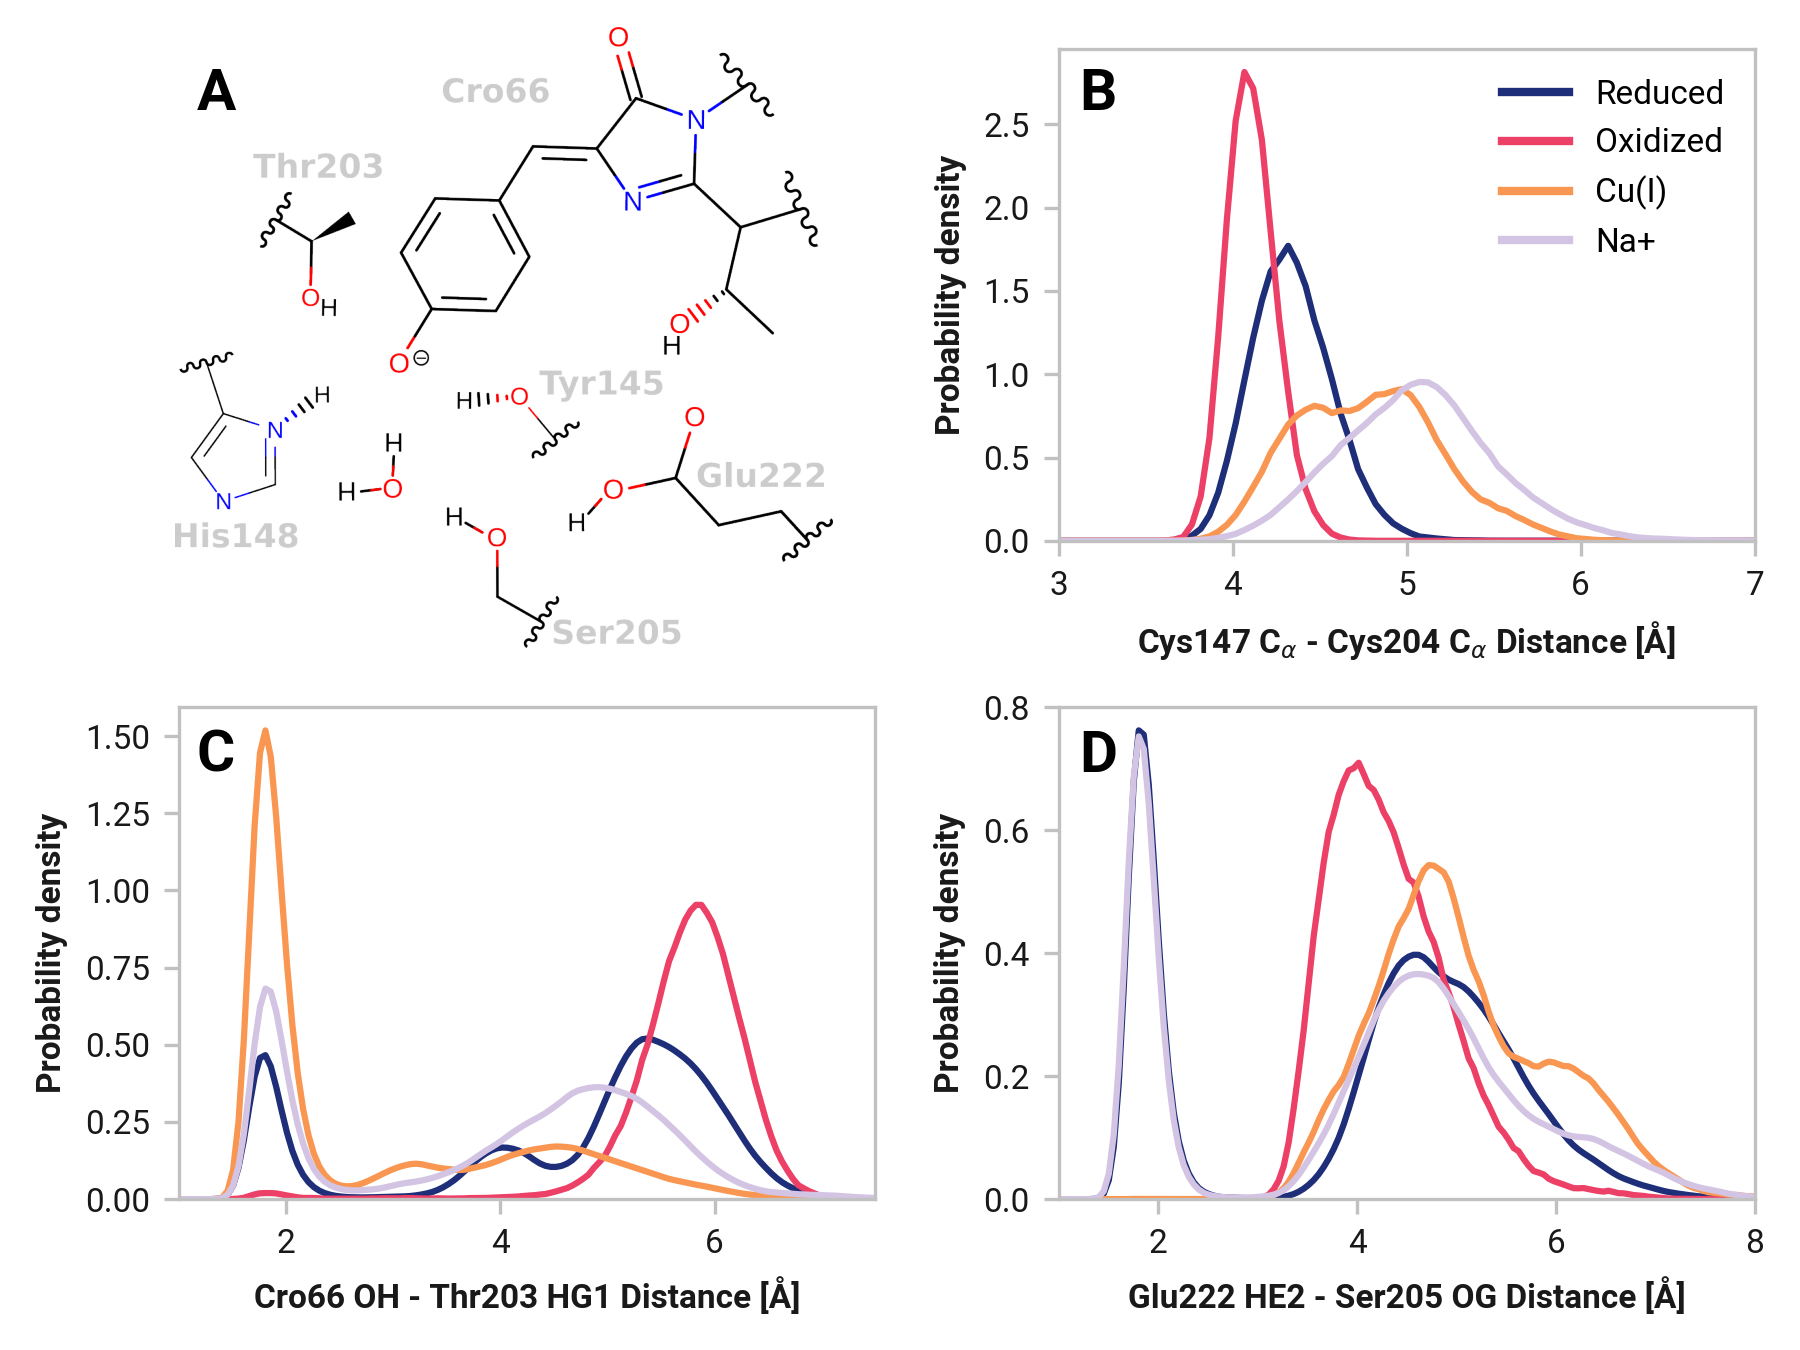

Recreate this plot in Python.
#!/usr/bin/env python3

import os

import matplotlib.image as image
import matplotlib.pyplot as plt
import numpy as np

from metalflare.analysis.figures import use_mpl_rc_params
from metalflare.analysis.pdfs import compute_pdf

os.chdir(os.path.dirname(os.path.realpath(__file__)))


def load_data(base_dir, file_paths):
    """Load numpy data from the given file paths."""
    return [np.load(os.path.join(base_dir, path)) for path in file_paths]


def compute_pdfs(data_list, x_values, bw_method):
    """Compute PDFs for each dataset in data_list."""
    return [compute_pdf(data, x_values, bw_method=bw_method) for data in data_list]


def plot_pdf(
    ax,
    x_values,
    pdfs,
    labels,
    colors,
    x_label,
    y_label,
    plot_x_bounds,
    plot_y_bounds,
    linewidth=1.5,
):
    """Plot PDFs on a given axis."""
    for pdf, label, color in zip(pdfs, labels, colors):
        ax.plot(
            x_values,
            pdf,
            label=label,
            color=color,
            alpha=1.0,
            linewidth=linewidth,
            linestyle="-",
        )
    ax.set_xlim(plot_x_bounds)
    ax.set_ylim(plot_y_bounds)
    ax.set_xlabel(x_label)
    ax.set_ylabel(y_label)


def insert_img(ax, img_path):
    """Insert an SVG image into the specified axis."""
    img = image.imread(img_path)
    ax.imshow(img)
    ax.axis("off")


def create_main_figure():
    """Create the main figure with four subplots."""
    fig, axs = plt.subplots(2, 2, figsize=(6, 4.5))
    return fig, axs


def add_legend(ax, colors, labels):
    """Add a legend to the given axis."""
    handles = [plt.Line2D([0], [0], color=color, lw=2) for color in colors]
    ax.legend(handles, labels, frameon=False)


def main():
    # Specify the paths to the trajectory and topology files
    base_dir = "../../../"

    # Update plot params
    rc_json_path = os.path.join(
        base_dir, "misc/003-figure-style/matplotlib-rc-params.json"
    )
    font_dirs = [os.path.join(base_dir, "misc/003-figure-style/roboto")]
    use_mpl_rc_params(rc_json_path, font_dirs)

    # Define data file paths for each PDF
    cys_paths = [
        "analysis/005-rogfp-glh-md/data/struct-desc/cys145_ca-cys202_ca-dist.npy",
        "analysis/007-rogfp-oxd-glh-md/data/struct-desc/cys145_ca-cys202_ca-dist.npy",
        "analysis/006-rogfp-cu-glh-md/data/struct-desc/cys145_ca-cys202_ca-dist.npy",
        "analysis/008-rogfp-na-glh-md/data/struct-desc/cys145_ca-cys202_ca-dist.npy",
    ]
    thr_paths = [
        "analysis/005-rogfp-glh-md/data/struct-desc/cro65_oh-thr201_hg1-dist.npy",
        "analysis/007-rogfp-oxd-glh-md/data/struct-desc/cro65_oh-thr201_hg1-dist.npy",
        "analysis/006-rogfp-cu-glh-md/data/struct-desc/cro65_oh-thr201_hg1-dist.npy",
        "analysis/008-rogfp-na-glh-md/data/struct-desc/cro65_oh-thr201_hg1-dist.npy",
    ]
    ser_glu_paths = [
        "analysis/005-rogfp-glh-md/data/struct-desc/ser203_og-glu220_he2-dist.npy",
        "analysis/007-rogfp-oxd-glh-md/data/struct-desc/ser203_og-glu220_he2-dist.npy",
        "analysis/006-rogfp-cu-glh-md/data/struct-desc/ser203_og-glu220_he2-dist.npy",
        "analysis/008-rogfp-na-glh-md/data/struct-desc/ser203_og-glu220_he2-dist.npy",
    ]

    # Load data
    cys_data = load_data(base_dir, cys_paths)
    thr_data = load_data(base_dir, thr_paths)
    ser_glu_data = load_data(base_dir, ser_glu_paths)

    # Compute PDFs
    x_bounds = (1, 10)
    bin_width = 0.05
    n_bins = int((max(x_bounds) - min(x_bounds)) / bin_width)
    x_values = np.linspace(*x_bounds, n_bins)
    bw_method = 0.05  # Manually tuned

    cys_pdfs = compute_pdfs(cys_data, x_values, bw_method)
    thr_pdfs = compute_pdfs(thr_data, x_values, bw_method)
    ser_glu_pdfs = compute_pdfs(ser_glu_data, x_values, bw_method)

    # Colors and labels
    colors = ["#1E2E79", "#EC4067", "#f99752", "#D3C4E3"]  # Example color scheme
    labels = ["Reduced", "Oxidized", "Cu(I)", "Na+"]

    # Create the main figure and subplots
    fig, axs = create_main_figure()

    # Plot Cys PDF (top-right)
    plot_pdf(
        axs[0, 1],
        x_values,
        cys_pdfs,
        labels,
        colors,
        r"Cys147 C$_\alpha$ - Cys204 C$_\alpha$ Distance [Å]",
        "Probability density",
        (3, 7),
        (0, None),
    )

    # Plot Thr PDF (bottom-left)
    plot_pdf(
        axs[1, 0],
        x_values,
        thr_pdfs,
        labels,
        colors,
        "Cro66 OH - Thr203 HG1 Distance [Å]",
        "Probability density",
        (1, 7.5),
        (0, None),
    )

    # Plot Ser-Glu PDF (bottom-right)
    plot_pdf(
        axs[1, 1],
        x_values,
        ser_glu_pdfs,
        labels,
        colors,
        "Glu222 HE2 - Ser205 OG Distance [Å]",
        "Probability density",
        (1, 8),
        (0, None),
    )

    # Add legend only in the top-left panel
    add_legend(axs[0, 1], colors, labels)

    fig.tight_layout()

    # Add sim setup
    sim_img_path = "sim.png"
    insert_img(axs[0, 0], sim_img_path)
    axs[0, 0].set_position([0.005, 0.52, 0.55, 0.46])  # [left, bottom, width, height]

    # Add subplot labels
    left_column_x = 0.12
    right_column_x = 0.61

    top_row_y = 0.95
    buttom_row_y = 0.46

    fig.text(
        left_column_x,
        top_row_y,
        "A",
        ha="center",
        va="top",
        fontsize=14,
        fontweight="bold",
        color="black",
    )
    fig.text(
        right_column_x,
        top_row_y,
        "B",
        ha="center",
        va="top",
        fontsize=14,
        fontweight="bold",
        color="black",
    )
    fig.text(
        left_column_x,
        buttom_row_y,
        "C",
        ha="center",
        va="top",
        fontsize=14,
        fontweight="bold",
        color="black",
    )
    fig.text(
        right_column_x,
        buttom_row_y,
        "D",
        ha="center",
        va="top",
        fontsize=14,
        fontweight="bold",
        color="black",
    )

    # Save the figure
    fig.savefig("fig001.svg")
    fig.savefig("fig001.png", dpi=300)


if __name__ == "__main__":
    main()
